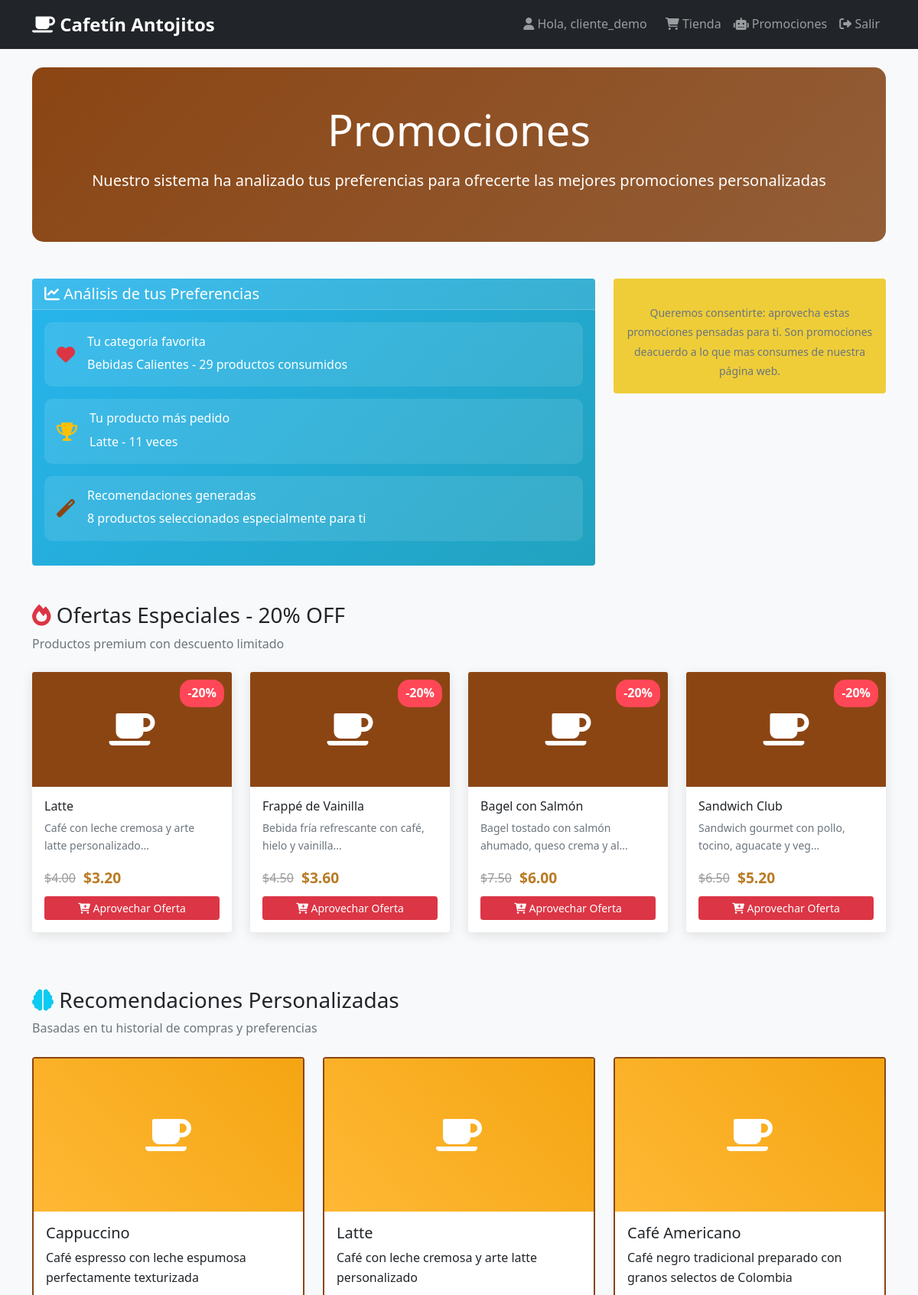
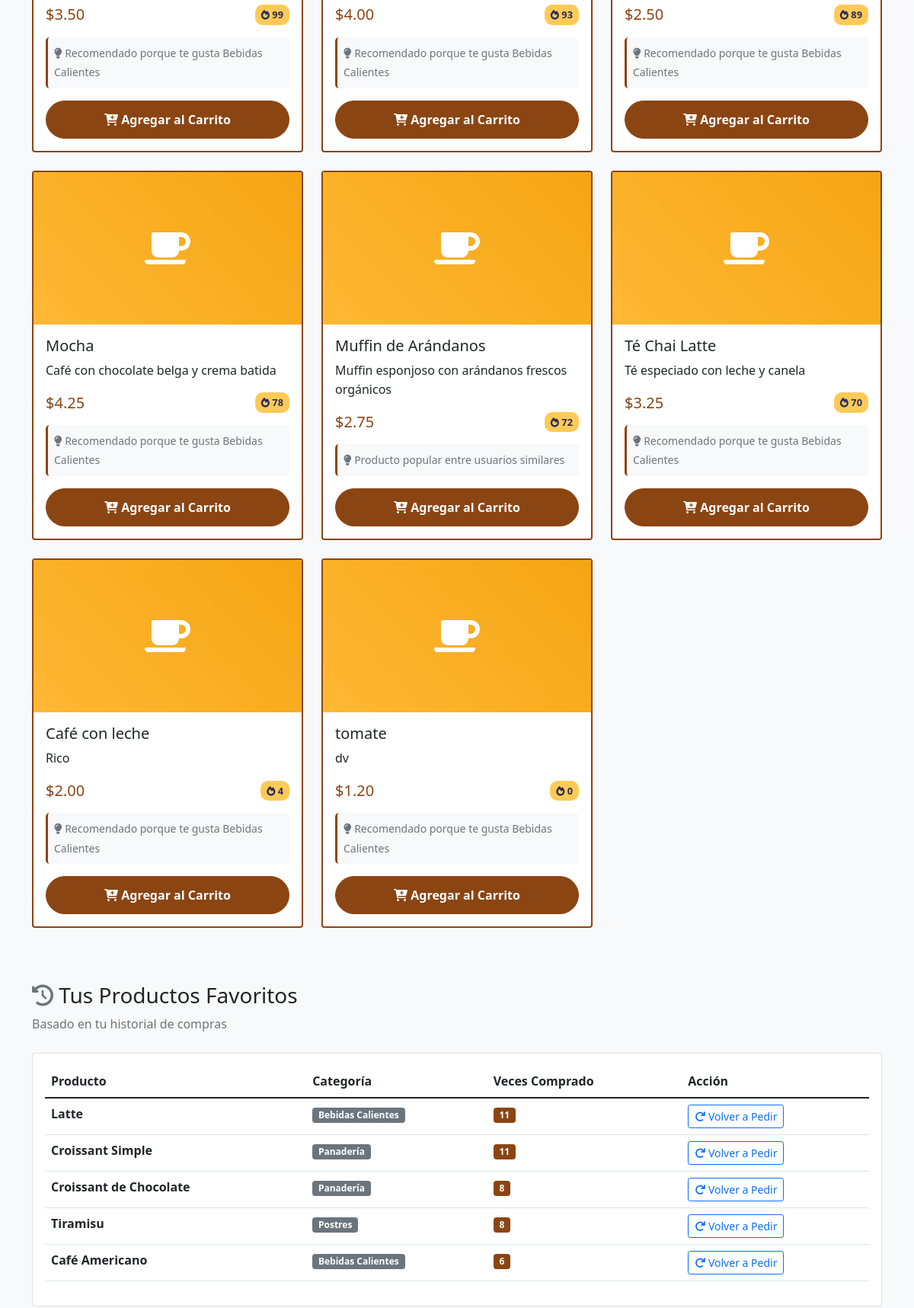
Page /promociones (signed in, upper part) on the committed database (2 pictures, top to bottom).
### tables this page shows
CREATE TABLE productos (
            id INTEGER PRIMARY KEY AUTOINCREMENT,
            nombre TEXT NOT NULL,
            descripcion TEXT,
            precio REAL NOT NULL,
            imagen TEXT,
            categoria TEXT,
            stock INTEGER DEFAULT 0,
            popularidad INTEGER DEFAULT 0,
            created_at TIMESTAMP DEFAULT CURRENT_TIMESTAMP
        );

### app.py (the view)
@app.route('/promociones')
def promociones():
    if 'user_id' not in session:
        flash('Debes iniciar sesión para ver las promociones', 'error')
        return redirect(url_for('index'))
    recomendaciones = get_user_recommendations(session['user_id'], limit=8)
    conn = get_db_connection()
    historial_usuario = conn.execute('''
        SELECT p.nombre, p.categoria, SUM(h.cantidad) as total_comprado
        FROM historial_compras h
        JOIN productos p ON h.producto_id = p.id
        WHERE h.user_id = ?
        GROUP BY p.id, p.nombre, p.categoria
        ORDER BY total_comprado DESC
        LIMIT 5
    ''', (session['user_id'],)).fetchall()
    categoria_favorita = conn.execute('''
        SELECT p.categoria, SUM(h.cantidad) as total
        FROM historial_compras h
        JOIN productos p ON h.producto_id = p.id
        WHERE h.user_id = ?
        GROUP BY p.categoria
        ORDER BY total DESC
        LIMIT 1
    ''', (session['user_id'],)).fetchone()
    ofertas_especiales = conn.execute('''
        SELECT *, ROUND(precio * 0.8, 2) as precio_oferta
        FROM productos
        WHERE stock > 0 AND popularidad > 80
        ORDER BY RANDOM()
        LIMIT 4
    ''').fetchall()
    conn.close()
    return render_template('promociones.html',
                         recomendaciones=recomendaciones,
                         historial_usuario=historial_usuario,
                         categoria_favorita=categoria_favorita,
                         ofertas_especiales=ofertas_especiales)

### app.py (called while the page is built)
def get_db_connection():
    conn = sqlite3.connect(DATABASE)
    conn.row_factory = sqlite3.Row
    return conn

### templates/promociones.html (shortened to what this page needs)
{% extends "base.html" %}
{% block content %}
<div class="container py-4">
    <div class="promociones-header text-center mb-5">
        <h1 class="display-4 mb-3">
            Promociones
        </h1>
        <p class="lead">
            Nuestro sistema ha analizado tus preferencias para ofrecerte las mejores promociones personalizadas
        </p>
    </div>
    <div class="row mb-5">
        <div class="col-md-8">
            <div class="card ai-insights">
                <div class="card-header">
                    <h5 class="mb-0">
                        <i class="fas fa-chart-line"></i> Análisis de tus Preferencias
                    </h5>
                </div>
                <div class="card-body">
                    {% if categoria_favorita %}
                    <div class="insight-item">
                        <div class="insight-icon">
                            <i class="fas fa-heart text-danger"></i>
                        </div>
                        <div class="insight-content">
                            <h6>Tu categoría favorita</h6>
                            <p class="mb-0">{{ categoria_favorita.categoria }} - {{ categoria_favorita.total }} productos consumidos</p>
                        </div>
                    </div>
                    {% endif %}
                    {% if historial_usuario %}
                    <div class="insight-item">
                        <div class="insight-icon">
                            <i class="fas fa-trophy text-warning"></i>
                        </div>
                        <div class="insight-content">
                            <h6>Tu producto más pedido</h6>
                            <p class="mb-0">{{ historial_usuario[0].nombre }} - {{ historial_usuario[0].total_comprado }} veces</p>
                        </div>
                    </div>
                    {% endif %}
                    <div class="insight-item">
                        <div class="insight-icon">
                            <i class="fas fa-magic text-primary"></i>
                        </div>
                        <div class="insight-content">
                            <h6>Recomendaciones generadas</h6>
                            <p class="mb-0">{{ recomendaciones|length }} productos seleccionados especialmente para ti</p>
                        </div>
                    </div>
                </div>
            </div>
        </div>
        <div class="col-md-4">
            <div class="card ai-score">
                <div class="card-body text-center">
                    <p class="mt-3 mb-0">
                        <small class="text-muted">
                            Queremos consentirte: aprovecha estas promociones pensadas para ti.
                            Son promociones deacuerdo a lo que mas consumes de nuestra página web.
                        </small>
                    </p>
                </div>
            </div>
        </div>
    </div>
    {% if ofertas_especiales %}
    <div class="section-header mb-4">
        <h3>
            <i class="fas fa-fire text-danger"></i>
            Ofertas Especiales - 20% OFF
        </h3>
        <p class="text-muted">Productos premium con descuento limitado</p>
    </div>
    <div class="row mb-5">
        {% for oferta in ofertas_especiales %}
        <div class="col-lg-3 col-md-6 mb-4">
            <div class="card oferta-card">
                <div class="oferta-badge">-20%</div>
                <div class="card-img-top oferta-image">
                    <i class="fas fa-coffee"></i>
                </div>
                <div class="card-body">
                    <h6 class="card-title">{{ oferta.nombre }}</h6>
                    <p class="card-text small text-muted">{{ oferta.descripcion[:50] }}...</p>
                    <div class="precio-oferta">
                        <span class="precio-original">${{ "%.2f"|format(oferta.precio) }}</span>
                        <span class="precio-descuento">${{ "%.2f"|format(oferta.precio_oferta) }}</span>
                    </div>
                    <button class="btn btn-danger btn-sm w-100 mt-2" onclick="addToCart({{ oferta.id }})">
                        <i class="fas fa-cart-plus"></i> Aprovechar Oferta
                    </button>
                </div>
            </div>
        </div>
        {% endfor %}
    </div>
    {% endif %}
    <div class="section-header mb-4">
        <h3>
            <i class="fas fa-brain text-info"></i>
            Recomendaciones Personalizadas
        </h3>
        <p class="text-muted">Basadas en tu historial de compras y preferencias</p>
    </div>
    {% if recomendaciones %}
    <div class="row mb-5">
        {% for producto in recomendaciones %}
        <div class="col-lg-4 col-md-6 mb-4">
            <div class="card recomendacion-card">
                <div class="card-img-top product-image">
                    <i class="fas fa-coffee"></i>
                </div>
                <div class="card-body">
                    <h5 class="card-title">{{ producto.nombre }}</h5>
                    <p class="card-text">{{ producto.descripcion }}</p>
                    <div class="d-flex justify-content-between align-items-center mb-3">
                        <span class="h5 text-primary mb-0">${{ "%.2f"|format(producto.precio) }}</span>
                        <div class="popularidad-badge">
                            <i class="fas fa-fire"></i> {{ producto.popularidad }}
                        </div>
                    </div>
                    <div class="recomendacion-reason mb-3">
                        <small class="text-muted">
                            <i class="fas fa-lightbulb"></i>
                            {% if categoria_favorita and producto.categoria == categoria_favorita.categoria %}
                                Recomendado porque te gusta {{ producto.categoria }}
                            {% else %}
                                Producto popular entre usuarios similares
                            {% endif %}
                        </small>
                    </div>
                    <button class="btn btn-primary w-100" onclick="addToCart({{ producto.id }})">
                        <i class="fas fa-cart-plus"></i> Agregar al Carrito
                    </button>
                </div>
            </div>
        </div>
        {% endfor %}
    </div>
    {% endif %}
    {% if historial_usuario %}
    <div class="section-header mb-4">
        <h3>
            <i class="fas fa-history text-secondary"></i>
            Tus Productos Favoritos
        </h3>
        <p class="text-muted">Basado en tu historial de compras</p>
    </div>
    <div class="row">
        <div class="col-12">
            <div class="card">
                <div class="card-body">
                    <div class="table-responsive">
                        <table class="table table-hover">
                            <thead>
                                <tr>
                                    <th>Producto</th>
                                    <th>Categoría</th>
                                    <th>Veces Comprado</th>
                                    <th>Acción</th>
                                </tr>
                            </thead>
                            <tbody>
                                {% for item in historial_usuario %}
                                <tr>
                                    <td>
                                        <strong>{{ item.nombre }}</strong>
                                    </td>
                                    <td>
                                        <span class="badge bg-secondary">{{ item.categoria }}</span>
                                    </td>
                                    <td>
                                        <span class="badge bg-primary">{{ item.total_comprado }}</span>
                                    </td>
                                    <td>
                                        <button class="btn btn-sm btn-outline-primary">
                                            <i class="fas fa-redo"></i> Volver a Pedir
                                        </button>
                                    </td>
                                </tr>
                                {% endfor %}
                            </tbody>
                        </table>
                    </div>
                </div>
            </div>
        </div>
    </div>
    {% endif %}
</div>
{% endblock %}

### static/style.css (style rules this page uses)
:root { --primary-color: #8b4513; --secondary-color: #d2691e; --accent-color: #f4a460; --dark-color: #2c1810; --light-color: #f5f5dc; --success-color: #28a745; --danger-color: #dc3545; --warning-color: #ffc107; --info-color: #17a2b8; }
* { box-sizing: border-box; }
body { font-family: "Segoe UI", Tahoma, Geneva, Verdana, sans-serif; background-color: #f8f9fa; line-height: 1.6; }
.product-image { height: 200px; background: linear-gradient(45deg, var(--primary-color), var(--secondary-color)); display: flex; align-items: center; justify-content: center; position: relative; }
.btn-primary { background-color: var(--primary-color); border-color: var(--primary-color); border-radius: 25px; padding: 0.75rem 2rem; font-weight: 600; transition: all 0.3s ease; }
.card { transition: all 0.3s ease; }
.text-primary { color: var(--primary-color) !important; }
.bg-primary { background-color: var(--primary-color) !important; }

### templates/promociones.html (style rules this page uses)
.promociones-header { background: linear-gradient(135deg, #8b4513 0%, #935e38 100%); color: white; padding: 3rem 2rem; border-radius: 15px; margin-bottom: 2rem; }
.ai-insights { background: linear-gradient(135deg, #27b5ed 0%, #21a2bf 100%); color: white; border: none; }
.ai-insights .card-header { background: rgba(255, 255, 255, 0.1); border-bottom: 1px solid rgba(255, 255, 255, 0.2); }
.insight-item { display: flex; align-items: center; margin-bottom: 1rem; padding: 1rem; background: rgba(255, 255, 255, 0.1); border-radius: 10px; }
.insight-icon { margin-right: 1rem; font-size: 1.5rem; }
.ai-score { background: linear-gradient(135deg, #eecd39 0%, #eecd39 100%); color: rgb(255, 255, 255); border: none; }
.oferta-card { position: relative; transition: transform 0.3s ease; border: none; box-shadow: 0 4px 15px rgba(0, 0, 0, 0.1); }
.oferta-badge { position: absolute; top: 10px; right: 10px; background: #ff4757; color: white; padding: 5px 10px; border-radius: 15px; font-weight: bold; z-index: 2; }
.oferta-image { height: 150px; background: linear-gradient(45deg, #8b4513 0%, #8b4513 100%); display: flex; align-items: center; justify-content: center; font-size: 3rem; color: white; }
.precio-oferta { display: flex; align-items: center; gap: 10px; }
.precio-original { text-decoration: line-through; color: #999; }
.precio-descuento { font-weight: bold; color: #ba7b24; font-size: 1.2rem; }
.recomendacion-card { position: relative; border: 2px solid transparent; background: linear-gradient(white, white) padding-box, linear-gradient(45deg, #8b4513, #8b4513) border-box; transition: all 0.3s ease; }
.popularidad-badge { background: #feca57; color: #2c2c54; padding: 3px 8px; border-radius: 10px; font-size: 0.8rem; font-weight: bold; }
.recomendacion-reason { background: #f8f9fa; padding: 8px; border-radius: 5px; border-left: 3px solid #8b4513; }
.section-header h3 { margin-bottom: 0.5rem; }
.product-image { height: 200px; background: linear-gradient(45deg, #ffb835, #f4a512); display: flex; align-items: center; justify-content: center; font-size: 3rem; color: white; }

### rows in the picture
productos: nombre "Latte", descripcion "Café con leche cremosa y arte latte personalizado", precio "4.00", precio_oferta "3.20", popularidad "93", categoria "Bebidas Calientes", total_comprado "11"
productos: nombre "Frappé de Vainilla", descripcion "Bebida fría refrescante con café, hielo y vainilla", precio "4.50", precio_oferta "3.60"
productos: nombre "Bagel con Salmón", descripcion "Bagel tostado con salmón ahumado, queso crema y al", precio "7.50", precio_oferta "6.00"
productos: nombre "Sandwich Club", descripcion "Sandwich gourmet con pollo, tocino, aguacate y veg", precio "6.50", precio_oferta "5.20"
productos: nombre "Cappuccino", descripcion "Café espresso con leche espumosa perfectamente texturizada", precio "3.50", popularidad "99", categoria "Bebidas Calientes"
productos: nombre "Café Americano", descripcion "Café negro tradicional preparado con granos selectos de Colombia", precio "2.50", popularidad "89", categoria "Bebidas Calientes", total_comprado "6"
productos: nombre "Mocha", descripcion "Café con chocolate belga y crema batida", precio "4.25", popularidad "78", categoria "Bebidas Calientes"
productos: nombre "Muffin de Arándanos", descripcion "Muffin esponjoso con arándanos frescos orgánicos", precio "2.75", popularidad "72", shows "Producto popular entre usuarios similares"
productos: nombre "Té Chai Latte", descripcion "Té especiado con leche y canela", precio "3.25", popularidad "70", categoria "Bebidas Calientes"
productos: nombre "Café con leche", descripcion "Rico", precio "2.00", popularidad "4", categoria "Bebidas Calientes"
productos: nombre "tomate", descripcion "dv", precio "1.20", popularidad "0", categoria "Bebidas Calientes"
productos: nombre "Croissant Simple", categoria "Panadería", total_comprado "11"
productos: nombre "Croissant de Chocolate", categoria "Panadería", total_comprado "8"
productos: nombre "Tiramisu", categoria "Postres", total_comprado "8"

### other values in the picture
{{ session.username }} "cliente_demo"
{{ categoria_favorita.categoria }} "Bebidas Calientes"
{{ categoria_favorita.total }} "29"
{{ historial_usuario[0].total_comprado }} "11"
{{ recomendaciones|length }} "8"
